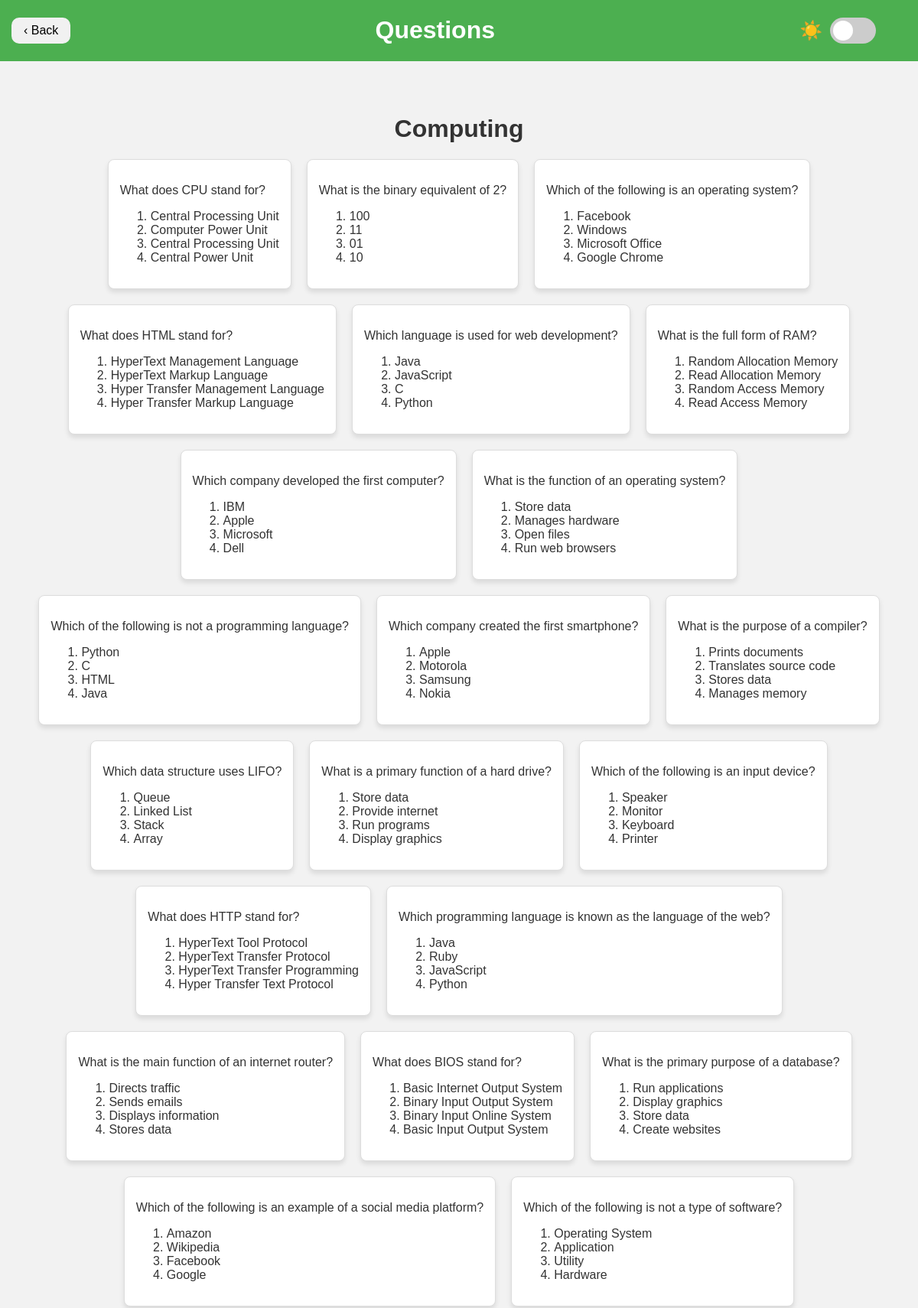
Screenshot of /questions (upper part) with the database file from the repository.
### tables this page shows
CREATE TABLE questions (
    id INTEGER PRIMARY KEY AUTOINCREMENT,
    subject TEXT NOT NULL,
    question TEXT NOT NULL,
    option1 TEXT NOT NULL,
    option2 TEXT NOT NULL,
    option3 TEXT NOT NULL,
    option4 TEXT NOT NULL,
    correct_option INTEGER NOT NULL
);

### app.py (the view)
@app.route("/questions")
def questions():
    questions = query_db("SELECT * FROM questions;")
    questions = [dict(question) for question in questions]
    questions_dict = {}
    for question in questions:
        subject = question["subject"]
        question_dict = {"subject": question["subject"], "question": question["question"], "options": [question["option1"], question["option2"], question["option3"], question["option4"]], "correct": question["correct_option"]}
        if subject not in questions_dict:
            questions_dict[subject] = []
        questions_dict[subject].append(question_dict)
    questions_list = list(questions_dict.items())
    print(questions_list)
    return render_template("questions.html", questions_list=questions_list)

### app.py (called while the page is built)
def get_db():
    db = getattr(g, "_database", None)
    if db is None:
        db = g._database = sqlite3.connect(database)
        db.row_factory = sqlite3.Row
    return db

def query_db(query, args=(), one=False):
    cur = get_db().execute(query, args)
    rv = cur.fetchall()
    cur.close()
    return (rv[0] if rv else None) if one else rv

@app.teardown_appcontext
def close_connection(exception):
    db = getattr(g, "_database", None)
    if db is not None:
        db.close()

### templates/questions.html (shortened to what this page needs)
<!DOCTYPE html>
<html>
    <head>
        <link rel="stylesheet" href="static/styles.css">
    </head>
    <body>
        <header class="header">
            <a href="/" class="back round">&#8249; Back</a>
            <h1>Questions</h1>
            <div class="toggle-container">
                <span id="sun" class="emoji">☀️</span>
                <label class="switch">
                    <span class="slider"></span>
                </label>
            </div>
        </header>
        <main>
            {% for questions in questions_list %}
            <h1>{{questions[0]}}</h1>
            <section class="questions">
                {% for question in questions[1] %}
                <article class="question">
                    <p>{{question["question"]}}</p>
                    <ol>
                        <li>{{question["options"][0]}}</li>
                        <li>{{question["options"][1]}}</li>
                        <li>{{question["options"][2]}}</li>
                        <li>{{question["options"][3]}}</li>
                    </ol>
                </article>
                {% endfor %}
            </section>
            {% endfor %}
        </main>
    </body>
</html>

### static/styles.css (style rules this page uses)
body { font-family: Arial, Helvetica, sans-serif; margin: 0; padding: 0; background-color: #f2f2f2; color: #333; }
header { background-color: #4caf50; color: white; padding: 0px 15px; text-align: center; position: sticky; top: 0; z-index: 1000; display: flex; justify-content: space-between; align-items: center; }
main { padding: 20px; }
.toggle-container { display: flex; align-items: center; gap: 10px; }
.switch { position: relative; display: inline-block; width: 60px; height: 34px; }
.slider { position: absolute; cursor: pointer; top: 0; left: 0; right: 0; bottom: 0; background-color: #ccc; transition: 0.4s; border-radius: 34px; }
.slider:before { position: absolute; content: ""; height: 26px; width: 26px; border-radius: 50%; left: 4px; bottom: 4px; background-color: white; transition: 0.4s; }
.emoji { font-size: 1.5rem; transition: opacity 0.3s ease; display: flex; align-items: center; }
#sun, #sun2 { opacity: 1; }
.questions { display: flex; flex-wrap: wrap; gap: 20px; justify-content: center; }
.question { background: white; border: 1px solid #ddd; border-radius: 8px; padding: 15px; box-shadow: 0 4px 6px rgba(0, 0, 0, 0.1); transition: background-color 0.3s, box-shadow 0.3s; }
main h1 { margin-top: 50px; text-align: center; }
.back { text-decoration: none; display: inline-block; padding: 8px 16px; background-color: #f1f1f1; color: black; }
.round { border-radius: 10px; }
a { text-decoration: none; color: white; }

### rows the page displays
questions: subject "Computing", question "What does CPU stand for?", option1 "Central Processing Unit", option2 "Computer Power Unit", option3 "Central Processing Unit", option4 "Central Power Unit"
questions: question "What is the binary equivalent of 2?", option1 "100", option2 "11", option3 "01", option4 "10"
questions: question "Which of the following is an operating system?", option1 "Facebook", option2 "Windows", option3 "Microsoft Office", option4 "Google Chrome"
questions: question "What does HTML stand for?", option1 "HyperText Management Language", option2 "HyperText Markup Language", option3 "Hyper Transfer Management Language", option4 "Hyper Transfer Markup Language"
questions: question "Which language is used for web development?", option1 "Java", option2 "JavaScript", option3 "C", option4 "Python"
questions: question "What is the full form of RAM?", option1 "Random Allocation Memory", option2 "Read Allocation Memory", option3 "Random Access Memory", option4 "Read Access Memory"
questions: question "Which company developed the first computer?", option1 "IBM", option2 "Apple", option3 "Microsoft", option4 "Dell"
questions: question "What is the function of an operating system?", option1 "Store data", option2 "Manages hardware", option3 "Open files", option4 "Run web browsers"
questions: question "Which of the following is not a programming language?", option1 "Python", option2 "C", option3 "HTML", option4 "Java"
questions: question "Which company created the first smartphone?", option1 "Apple", option2 "Motorola", option3 "Samsung", option4 "Nokia"
questions: question "What is the purpose of a compiler?", option1 "Prints documents", option2 "Translates source code", option3 "Stores data", option4 "Manages memory"
questions: question "Which data structure uses LIFO?", option1 "Queue", option2 "Linked List", option3 "Stack", option4 "Array"
questions: question "What is a primary function of a hard drive?", option1 "Store data", option2 "Provide internet", option3 "Run programs", option4 "Display graphics"
questions: question "Which of the following is an input device?", option1 "Speaker", option2 "Monitor", option3 "Keyboard", option4 "Printer"
questions: question "What does HTTP stand for?", option1 "HyperText Tool Protocol", option2 "HyperText Transfer Protocol", option3 "HyperText Transfer Programming", option4 "Hyper Transfer Text Protocol"
questions: question "Which programming language is known as the language of the web?", option1 "Java", option2 "Ruby", option3 "JavaScript", option4 "Python"
questions: question "What is the main function of an internet router?", option1 "Directs traffic", option2 "Sends emails", option3 "Displays information", option4 "Stores data"
questions: question "What does BIOS stand for?", option1 "Basic Internet Output System", option2 "Binary Input Output System", option3 "Binary Input Online System", option4 "Basic Input Output System"
questions: question "What is the primary purpose of a database?", option1 "Run applications", option2 "Display graphics", option3 "Store data", option4 "Create websites"
questions: question "Which of the following is an example of a social media platform?", option1 "Amazon", option2 "Wikipedia", option3 "Facebook", option4 "Google"
questions: question "Which of the following is not a type of software?", option1 "Operating System", option2 "Application", option3 "Utility", option4 "Hardware"
